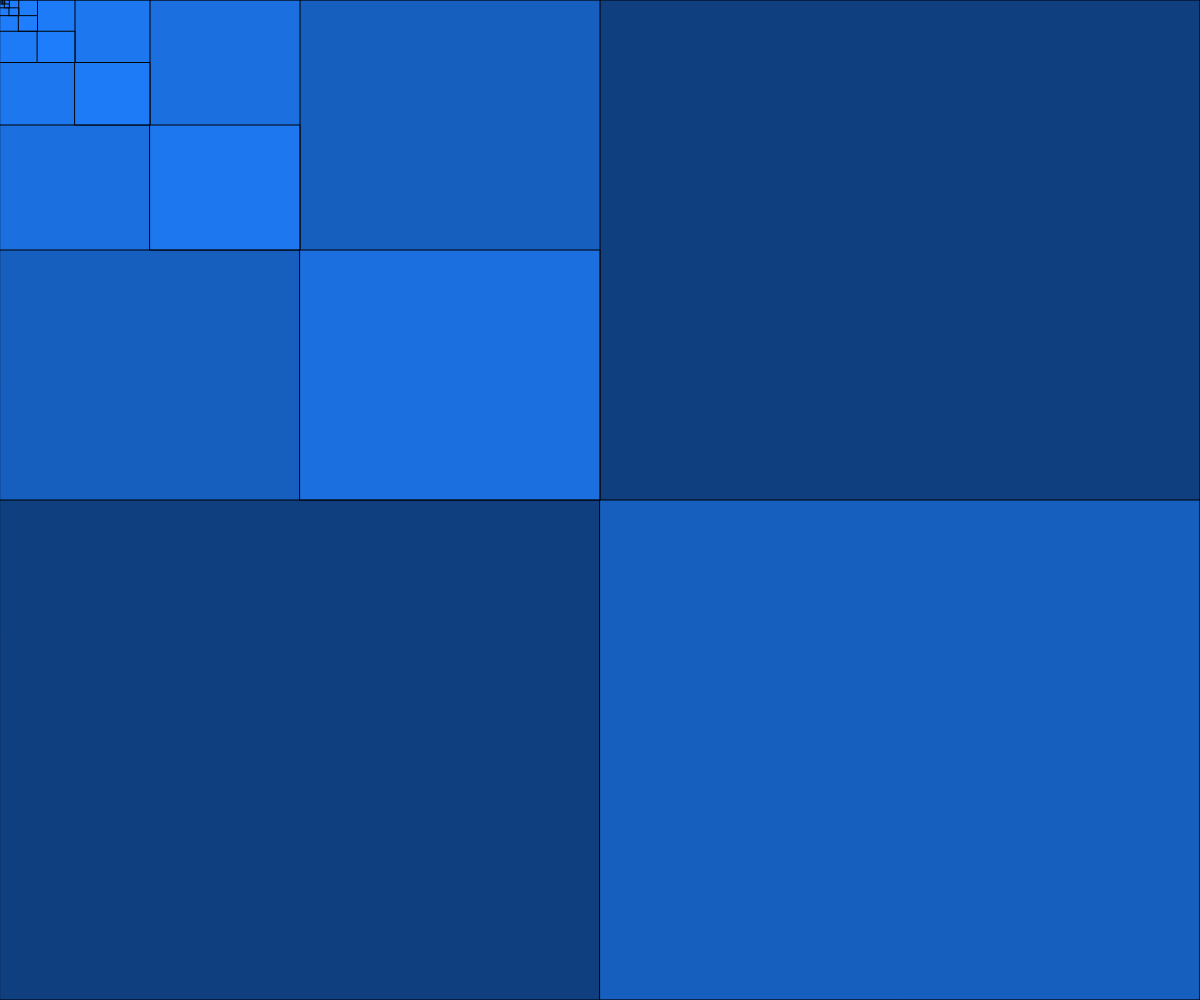
Frame 1 (no input)
Frame 60 (no input): identical to frame 1, image omitted
Frame 120 (the mouse pressed at the canvas centre since frame 60): identical to frame 1, image omitted

The p5.js sketch that drew this single still picture (run headless with seeded random() and noise() and a simulated clock; from frame 60 on, the mouse is pressed at the canvas centre):

// p5.js sketch
// ── sketch.js
function setup() {
  createCanvas(windowWidth, windowHeight);
}

function draw() {
  background(0);
  stroke(0);
  fill(31, 127, 255, 127);
  let x = 0;
  let y = 0;
  let w = width;
  let h = height;
  for(let i = 0; i < 10; i++){
    rect(x, y, w, h);
    rect(x + w, y + h, w, h)
    w = w / 2.0;
    h = h / 2.0;
  }
}
